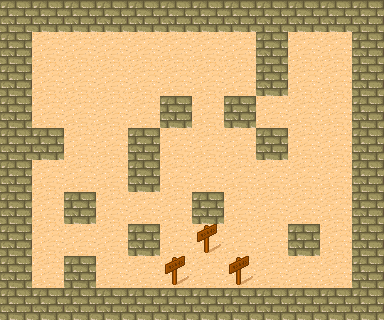

This game map was drawn from its Tiled (.tmx) file and the tilesets committed beside it. A one-line description and the trimmed map source follow:
An orthogonal 12x10 tile map with 32x32 px tiles, 1 tile layer (background) and 4 objects (player, box1, box2, box3).

<map version="1.0" orientation="orthogonal" width="12" height="10" tilewidth="32" tileheight="32">
 <tileset firstgid="1" name="map" tilewidth="32" tileheight="32" spacing="1" margin="1">
  <image source="tmw_desert_spacing.png" width="265" height="199" />
  <tile id="9">
   <properties>
    <property name="collidable" value="true" />
   </properties>
  </tile>
  <tile id="45">
   <properties>
    <property name="des" value="true" />
   </properties>
  </tile>
 </tileset>
 <layer name="background" width="12" height="10">
  <data>[120 cells, 120 non-empty, 3 distinct tile ids]</data>
 </layer>
 <objectgroup name="player" width="12" height="10">
  <object name="player" x="128" y="64" width="32" height="32" />
  <object name="box1" x="192" y="64" width="32" height="32" />
  <object name="box2" x="192" y="128" width="32" height="32" />
  <object name="box3" x="288" y="128" width="32" height="32" />
 </objectgroup>
</map>
